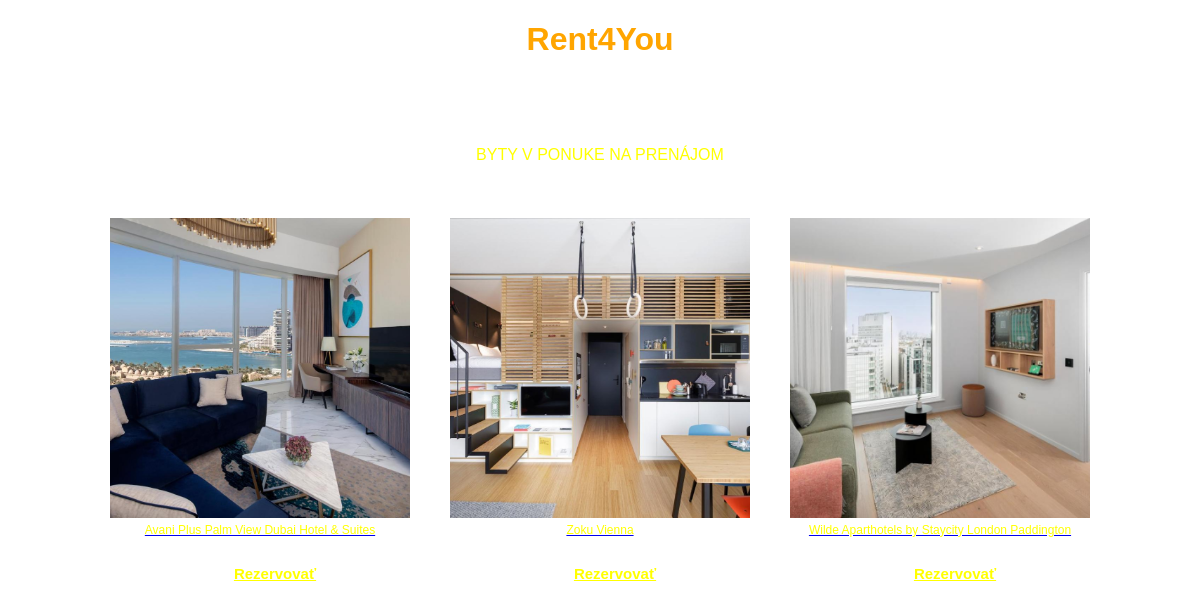
Page /byty/ on the committed database.
### viewer/models.py (models this page shows)
class Property(Model):
    name = CharField(max_length=50)
    category = ForeignKey(Category, on_delete=CASCADE)
    image = ImageField(upload_to='uploads/')
    order_of_property = IntegerField()
    title = CharField(max_length=500)
    price = IntegerField(default=150)

### viewer/views.py (the view)
# urls.py: path('<str:category>/', rental, name='rental'),
def rental(request, category=None):
    try:
        category_object = Category.objects.get(name=category)
        properties = Property.objects.filter(category=category_object)
        context = {
            'category': category_object,
            'properties': properties,
        }
        template_name = f'{category}.html'
        return render(request, template_name, context)
    except Category.DoesNotExist:
        raise Http404("Category does not exist")

### viewer/templates/byty.html (shortened to what this page needs)
<!DOCTYPE html>
{% load static %}
<html lang="sk">
<head>
    <link rel="stylesheet" href="{% static 'styles.css' %}">
    <link rel="stylesheet" href="https://cdnjs.cloudflare.com/ajax/libs/lightbox2/2.11.3/css/lightbox.min.css" />
</head>
<body>
    <div class="header">
        <h1><span class="highlight">Rent4You</span></h1>
    </div>
    <div class="content center-text">
        <p>BYTY V PONUKE NA PRENÁJOM</p>
       <div class="thumbnail-container">
    {% if properties %}
              <div class="image-link">
        <a href="{{ properties.0.image.url }}" data-lightbox="property" data-title="{{ properties.0.title }}">
            <img src="{{ properties.0.image.url }}" alt="Náhled hlavního obrázku">
                 <div class="image-title">{{ properties.0.title }}</div>
               <p><a class="reservation-link" href="{% url 'reservation' property_id=properties.0.id %}">Rezervovať</a></p>
        </a>
    {% endif %}
</div>
<div class="thumbnail-container">
    {% if properties %}
       <div class="image-link">
        <a href="{{ properties.5.image.url }}" data-lightbox="property" data-title="{{ properties.5.title }}">
            <img src="{{ properties.5.image.url }}" alt="Náhled hlavního obrázku">
                 <div class="image-title">{{ properties.5.title }}</div>
               <p><a class="reservation-link" href="{% url 'reservation' property_id=properties.5.id %}">Rezervovať</a></p>
        </a>
    {% endif %}
</div>
<div class="thumbnail-container">
    {% if properties %}
       <div class="image-link">
        <a href="{{ properties.10.image.url }}" data-lightbox="property" data-title="{{ properties.10.title }}">
            <img src="{{ properties.10.image.url }}" alt="Náhled hlavního obrázku">
                 <div class="image-title">{{ properties.10.title }}</div>
           <p><a class="reservation-link" href="{% url 'reservation' property_id=properties.10.id %}">Rezervovať</a></p>
        </a>
    {% endif %}
</div>
    </div>
</body>
</html>

### viewer/static/styles.css (style rules this page uses)
body { margin: 0; padding: 0; color: yellow; font-family: Arial, sans-serif; background-image: url('uploads/background.jpg'); background-size: cover; background-repeat: no-repeat; background-position: top left; display: flex; flex-direction: column; align-items: center; justify-content: center; }
.content { margin: 50px 15px; }
.highlight { color: orange; }
.image-link { text-align: center; margin: 20px; }
.image-link img { width: 300px; height: 300px; object-fit: cover; display: block; margin: 0 auto; }
.image-link p { margin-top: 10px; font-weight: bold; }
.thumbnail-container { display: flex; }
.reservation-link { color: yellow; font-size: 15px; }
.thumbnail-container { display: flex; justify-content: center; align-items: center; }
.thumbnail-container a { margin: 0 15px; }
.thumbnail-container img { width: 300px; height: 300px; object-fit: cover; display: block; }
.center-text { text-align: center; }
.image-title { text-align: center; margin-top: 5px; color: yellow; font-size: 12px; }

### rows in the picture
Property: image (picture), title "Avani Plus Palm View Dubai Hotel & Suites"
Property: image (picture), title "Zoku Vienna"
Property: image (picture), title "Wilde Aparthotels by Staycity London Paddington"
